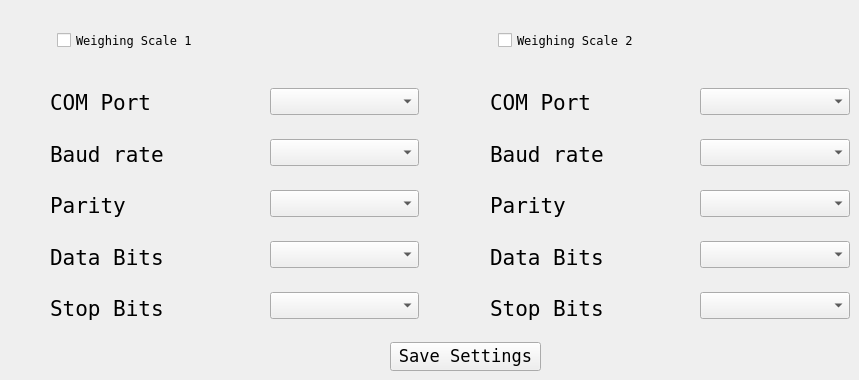
    <widget class="QWidget" name="tab_10">
     <attribute name="title">
      <string>Port Setting</string>
     </attribute>
     <widget class="QWidget" name="layoutWidget">
      <property name="geometry">
       <rect>
        <x>50</x>
        <y>80</y>
        <width>141</width>
        <height>251</height>
       </rect>
      </property>
      <property name="font">
       <font>
        <family>Bitstream Vera Sans Mono</family>
        <weight>50</weight>
        <italic>false</italic>
        <bold>false</bold>
       </font>
      </property>
      <layout class="QVBoxLayout" name="verticalLayout_13">
       <item>
        <widget class="QLabel" name="text_label_35">
         <property name="font">
          <font>
           <family>Bitstream Vera Sans Mono</family>
           <pointsize>16</pointsize>
           <weight>50</weight>
           <italic>false</italic>
           <bold>false</bold>
          </font>
         </property>
         <property name="text">
          <string>COM Port </string>
         </property>
        </widget>
       </item>
       <item>
        <widget class="QLabel" name="text_label_36">
         <property name="font">
          <font>
           <family>Bitstream Vera Sans Mono</family>
           <pointsize>16</pointsize>
           <weight>50</weight>
           <italic>false</italic>
           <bold>false</bold>
          </font>
         </property>
         <property name="text">
          <string>Baud rate</string>
         </property>
        </widget>
       </item>
       <item>
        <widget class="QLabel" name="text_label_37">
         <property name="font">
          <font>
           <family>Bitstream Vera Sans Mono</family>
           <pointsize>16</pointsize>
           <weight>50</weight>
           <italic>false</italic>
           <bold>false</bold>
          </font>
         </property>
         <property name="text">
          <string>Parity</string>
         </property>
        </widget>
       </item>
       <item>
        <widget class="QLabel" name="text_label_38">
         <property name="font">
          <font>
           <family>Bitstream Vera Sans Mono</family>
           <pointsize>16</pointsize>
           <weight>50</weight>
           <italic>false</italic>
           <bold>false</bold>
          </font>
         </property>
         <property name="text">
          <string>Data Bits</string>
         </property>
        </widget>
       </item>
       <item>
        <widget class="QLabel" name="text_label_39">
         <property name="font">
          <font>
           <family>Bitstream Vera Sans Mono</family>
           <pointsize>16</pointsize>
           <weight>50</weight>
           <italic>false</italic>
           <bold>false</bold>
          </font>
         </property>
         <property name="text">
          <string>Stop Bits</string>
         </property>
        </widget>
       </item>
      </layout>
     </widget>
     <widget class="QWidget" name="layoutWidget_2">
      <property name="geometry">
       <rect>
        <x>270</x>
        <y>70</y>
        <width>149</width>
        <height>270</height>
       </rect>
      </property>
      <property name="font">
       <font>
        <family>Bitstream Vera Sans Mono</family>
        <weight>50</weight>
        <italic>false</italic>
        <bold>false</bold>
       </font>
      </property>
      <layout class="QVBoxLayout" name="verticalLayout_14">
       <item>
        <widget class="QComboBox" name="comport_combox">
         <property name="font">
          <font>
           <family>Bitstream Vera Sans Mono</family>
           <pointsize>12</pointsize>
           <weight>50</weight>
           <italic>false</italic>
           <bold>false</bold>
          </font>
         </property>
        </widget>
       </item>
       <item>
        <widget class="QComboBox" name="baud_combox">
         <property name="font">
          <font>
           <family>Bitstream Vera Sans Mono</family>
           <pointsize>12</pointsize>
           <weight>50</weight>
           <italic>false</italic>
           <bold>false</bold>
          </font>
         </property>
        </widget>
       </item>
       <item>
        <widget class="QComboBox" name="parity_combox">
         <property name="font">
          <font>
           <family>Bitstream Vera Sans Mono</family>
           <pointsize>12</pointsize>
           <weight>50</weight>
           <italic>false</italic>
           <bold>false</bold>
          </font>
         </property>
        </widget>
       </item>
       <item>
        <widget class="QComboBox" name="databit_comboBox_3">
         <property name="font">
          <font>
           <family>Bitstream Vera Sans Mono</family>
           <pointsize>12</pointsize>
           <weight>50</weight>
           <italic>false</italic>
           <bold>false</bold>
          </font>
         </property>
        </widget>
       </item>
       <item>
        <widget class="QComboBox" name="stopbit_comboBox">
         <property name="font">
          <font>
           <family>Bitstream Vera Sans Mono</family>
           <pointsize>12</pointsize>
           <weight>50</weight>
           <italic>false</italic>
           <bold>false</bold>
          </font>
         </property>
        </widget>
       </item>
      </layout>
     </widget>
     <widget class="QCheckBox" name="checkBox_2">
      <property name="geometry">
       <rect>
        <x>498</x>
        <y>30</y>
        <width>221</width>
        <height>20</height>
       </rect>
      </property>
      <property name="font">
       <font>
        <family>Bitstream Vera Sans Mono</family>
        <weight>50</weight>
        <italic>false</italic>
        <bold>false</bold>
       </font>
      </property>
      <property name="text">
       <string>Weighing Scale 2</string>
      </property>
     </widget>
     <widget class="QWidget" name="layoutWidget_3">
      <property name="geometry">
       <rect>
        <x>700</x>
        <y>70</y>
        <width>150</width>
        <height>271</height>
       </rect>
      </property>
      <property name="font">
       <font>
        <family>Bitstream Vera Sans Mono</family>
        <weight>50</weight>
        <italic>false</italic>
        <bold>false</bold>
       </font>
      </property>
      <layout class="QVBoxLayout" name="verticalLayout_15">
       <item>
        <widget class="QComboBox" name="comport_combox2">
         <property name="font">
          <font>
           <family>Bitstream Vera Sans Mono</family>
           <pointsize>12</pointsize>
           <weight>50</weight>
           <italic>false</italic>
           <bold>false</bold>
          </font>
         </property>
        </widget>
       </item>
       <item>
        <widget class="QComboBox" name="baud_combox2">
         <property name="font">
          <font>
           <family>Bitstream Vera Sans Mono</family>
           <pointsize>12</pointsize>
           <weight>50</weight>
           <italic>false</italic>
           <bold>false</bold>
          </font>
         </property>
        </widget>
       </item>
       <item>
        <widget class="QComboBox" name="parity_combox2">
         <property name="font">
          <font>
           <family>Bitstream Vera Sans Mono</family>
           <pointsize>12</pointsize>
           <weight>50</weight>
           <italic>false</italic>
           <bold>false</bold>
          </font>
         </property>
        </widget>
       </item>
       <item>
        <widget class="QComboBox" name="databit_comboBox_2">
         <property name="font">
          <font>
           <family>Bitstream Vera Sans Mono</family>
           <pointsize>12</pointsize>
           <weight>50</weight>
           <italic>false</italic>
           <bold>false</bold>
          </font>
         </property>
        </widget>
       </item>
       <item>
        <widget class="QComboBox" name="stopbit_comboBox2">
         <property name="font">
          <font>
           <family>Bitstream Vera Sans Mono</family>
           <pointsize>12</pointsize>
           <weight>50</weight>
           <italic>false</italic>
           <bold>false</bold>
          </font>
         </property>
        </widget>
       </item>
      </layout>
     </widget>
     <widget class="QCheckBox" name="checkBox">
      <property name="geometry">
       <rect>
        <x>57</x>
        <y>30</y>
        <width>231</width>
        <height>20</height>
       </rect>
      </property>
      <property name="font">
       <font>
        <family>Bitstream Vera Sans Mono</family>
        <weight>50</weight>
        <italic>false</italic>
        <bold>false</bold>
       </font>
      </property>
      <property name="text">
       <string>Weighing Scale 1</string>
      </property>
     </widget>
     <widget class="QWidget" name="layoutWidget_4">
      <property name="geometry">
       <rect>
        <x>490</x>
        <y>80</y>
        <width>151</width>
        <height>251</height>
       </rect>
      </property>
      <property name="font">
       <font>
        <family>Bitstream Vera Sans Mono</family>
        <weight>50</weight>
        <italic>false</italic>
        <bold>false</bold>
       </font>
      </property>
      <layout class="QVBoxLayout" name="verticalLayout_16">
       <item>
        <widget class="QLabel" name="text_label_41">
         <property name="font">
          <font>
           <family>Bitstream Vera Sans Mono</family>
           <pointsize>16</pointsize>
           <weight>50</weight>
           <italic>false</italic>
           <bold>false</bold>
          </font>
         </property>
         <property name="text">
          <string>COM Port </string>
         </property>
        </widget>
       </item>
       <item>
        <widget class="QLabel" name="text_label_42">
         <property name="font">
          <font>
           <family>Bitstream Vera Sans Mono</family>
           <pointsize>16</pointsize>
           <weight>50</weight>
           <italic>false</italic>
           <bold>false</bold>
          </font>
         </property>
         <property name="text">
          <string>Baud rate</string>
         </property>
        </widget>
       </item>
       <item>
        <widget class="QLabel" name="text_label_43">
         <property name="font">
          <font>
           <family>Bitstream Vera Sans Mono</family>
           <pointsize>16</pointsize>
           <weight>50</weight>
           <italic>false</italic>
           <bold>false</bold>
          </font>
         </property>
         <property name="text">
          <string>Parity</string>
         </property>
        </widget>
       </item>
       <item>
        <widget class="QLabel" name="text_label_44">
         <property name="font">
          <font>
           <family>Bitstream Vera Sans Mono</family>
           <pointsize>16</pointsize>
           <weight>50</weight>
           <italic>false</italic>
           <bold>false</bold>
          </font>
         </property>
         <property name="text">
          <string>Data Bits</string>
         </property>
        </widget>
       </item>
       <item>
        <widget class="QLabel" name="text_label_45">
         <property name="font">
          <font>
           <family>Bitstream Vera Sans Mono</family>
           <pointsize>16</pointsize>
           <weight>50</weight>
           <italic>false</italic>
           <bold>false</bold>
          </font>
         </property>
         <property name="text">
          <string>Stop Bits</string>
         </property>
        </widget>
       </item>
      </layout>
     </widget>
     <widget class="QPushButton" name="nextButton_2">
      <property name="geometry">
       <rect>
        <x>390</x>
        <y>342</y>
        <width>151</width>
        <height>29</height>
       </rect>
      </property>
      <property name="font">
       <font>
        <family>Bitstream Vera Sans Mono</family>
        <pointsize>13</pointsize>
        <weight>50</weight>
        <italic>false</italic>
        <bold>false</bold>
       </font>
      </property>
      <property name="text">
       <string>Save Settings</string>
      </property>
     </widget>
    </widget>
